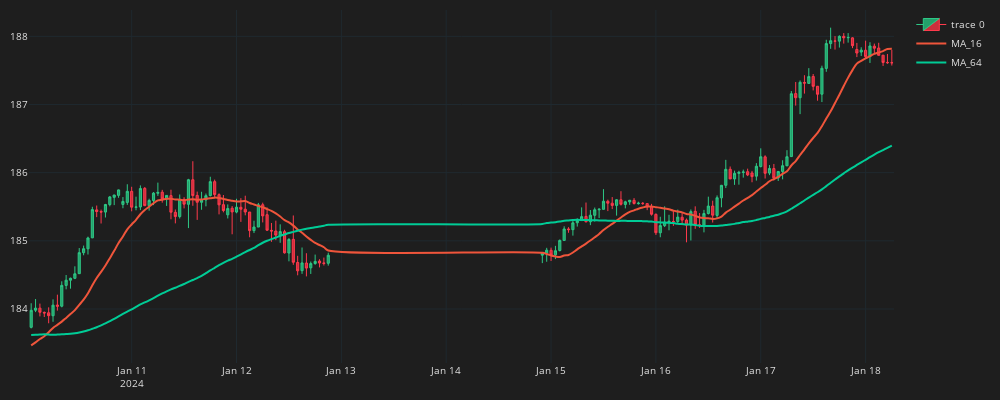

The notebook cell saved with this chart:
### Code cell
fig = go.Figure()
fig.add_trace(go.Candlestick(
    x=df_plot.time, open=df_plot.mid_o, high=df_plot.mid_h, low=df_plot.mid_l, close=df_plot.mid_c,
    line=dict(width=1), opacity=1,
    increasing_fillcolor='#24A06B',
    decreasing_fillcolor="#CC2E3C",
    increasing_line_color='#2EC886',  
    decreasing_line_color='#FF3A4C'
))
for ma in ma_list:  
    col = f"MA_{ma}"
    fig.add_trace(go.Scatter(x=df_plot.time, 
        y=df_plot[col],
        line=dict(width=2),
        line_shape='spline',
        name=col
        ))
fig.update_layout(width=1000,height=400,
    margin=dict(l=10,r=10,b=10,t=10),
    font=dict(size=10,color="#e1e1e1"),
    paper_bgcolor="#1e1e1e",
    plot_bgcolor="#1e1e1e")
fig.update_xaxes(
    gridcolor="#1f292f",
    showgrid=True,fixedrange=True,rangeslider=dict(visible=False)
)
fig.update_yaxes(
    gridcolor="#1f292f",
    showgrid=True
)
fig.show()

### Figure 1 — Plotly figure (JSON) as saved in the notebook; plotly's stock layout.template omitted (floating-point values rounded to 4 significant figures; data arrays with more than 128 entries replaced by an {"elided": "..."} marker saying what was removed)
{"data": [{"close": {"elided": "150 float values"}, "decreasing": {"fillcolor": "#CC2E3C", "line": {"color": "#FF3A4C"}}, "high": {"elided": "150 float values"}, "increasing": {"fillcolor": "#24A06B", "line": {"color": "#2EC886"}}, "line": {"width": 1}, "low": {"elided": "150 float values"}, "opacity": 1, "open": {"elided": "150 float values"}, "type": "candlestick", "x": {"elided": "150 str values"}}, {"line": {"shape": "spline", "width": 2}, "name": "MA_16", "type": "scatter", "x": {"elided": "150 str values"}, "y": {"elided": "150 float values"}}, {"line": {"shape": "spline", "width": 2}, "name": "MA_64", "type": "scatter", "x": {"elided": "150 str values"}, "y": {"elided": "150 float values"}}], "layout": {"font": {"color": "#e1e1e1", "size": 10}, "height": 400, "margin": {"b": 10, "l": 10, "r": 10, "t": 10}, "paper_bgcolor": "#1e1e1e", "plot_bgcolor": "#1e1e1e", "width": 1000, "xaxis": {"fixedrange": true, "gridcolor": "#1f292f", "rangeslider": {"visible": false}, "showgrid": true}, "yaxis": {"gridcolor": "#1f292f", "showgrid": true}}}
